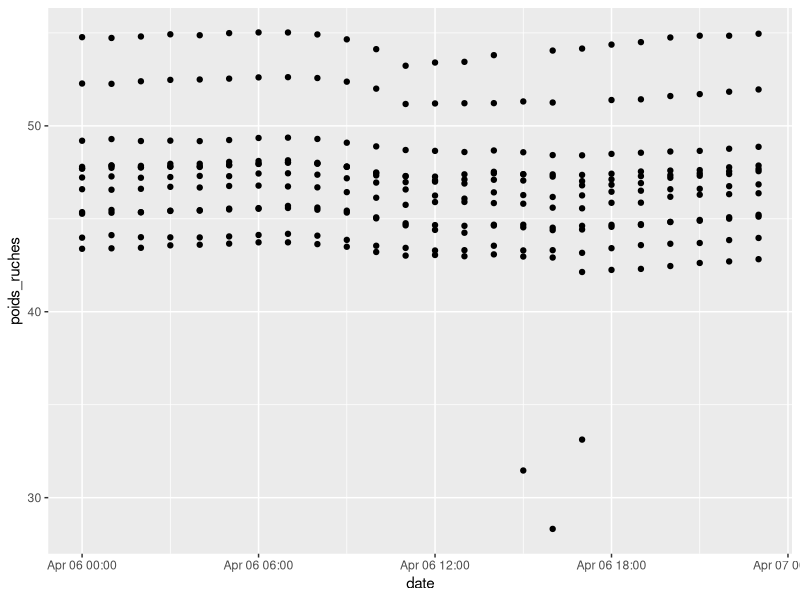

Reproduce this figure in R.
## ---- chunk 1
library(readxl)
library(ggplot2)
library(segmented)
library(gridExtra)

# Charger les données
poids <- read_excel("BD/Weight_2023_Sica_Confoux.xlsx")

# Créer une liste des noms des ruches (ajuster si nécessaire)
noms_ruches <- colnames(poids)[2:13]

# Créer un graphique global
graphique_global <- ggplot()

# Boucle pour ajouter les données de chaque ruche
for (ruche in noms_ruches) {
  
  # Extraire les données pour la ruche
  poids_restreint <- poids[as.Date(poids$date) == as.Date("2023-04-06"), c("date", ruche)]
  
  # Renommer la colonne de poids
  colnames(poids_restreint)[2] <- "poids_ruches"
  
  # Convertir la date en format numérique
  poids_restreint$date_num <- as.numeric(poids_restreint$date)
  
  # Ajouter les points et les courbes au graphique global
  graphique_global <- graphique_global +
    geom_point(data = poids_restreint, aes(x = date, y = poids_ruches))  # Points pour chaque ruche
    
}

# Afficher le graphique global
print(graphique_global)
